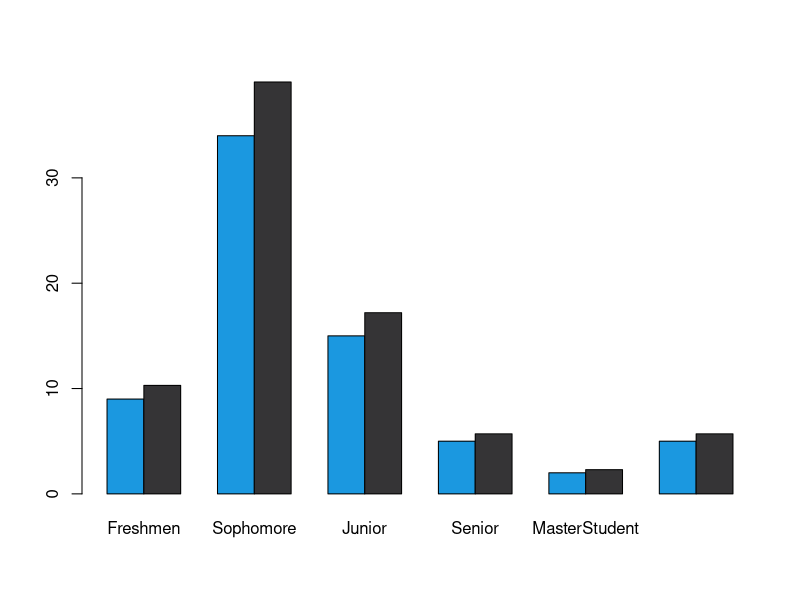
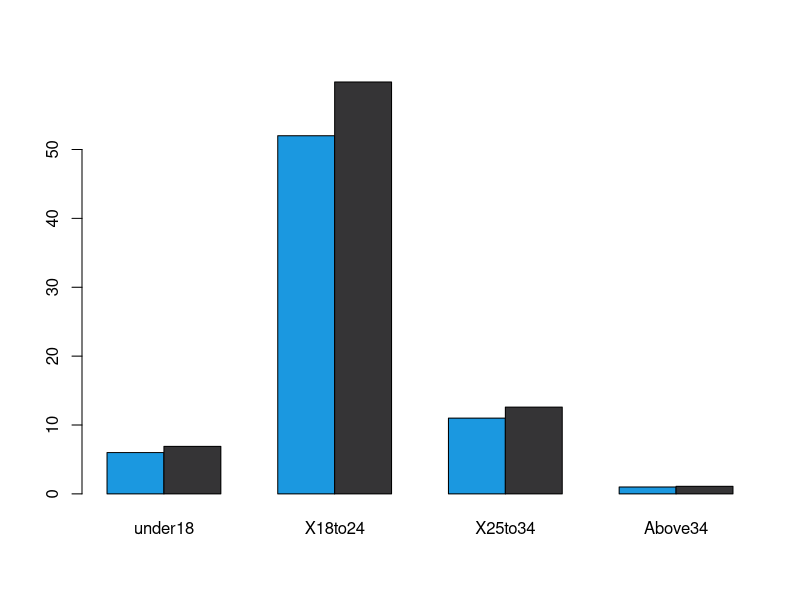
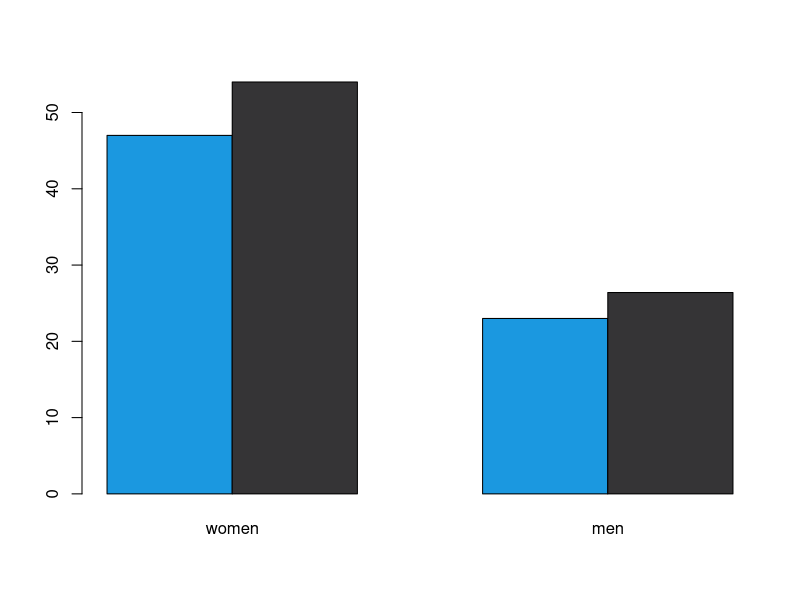
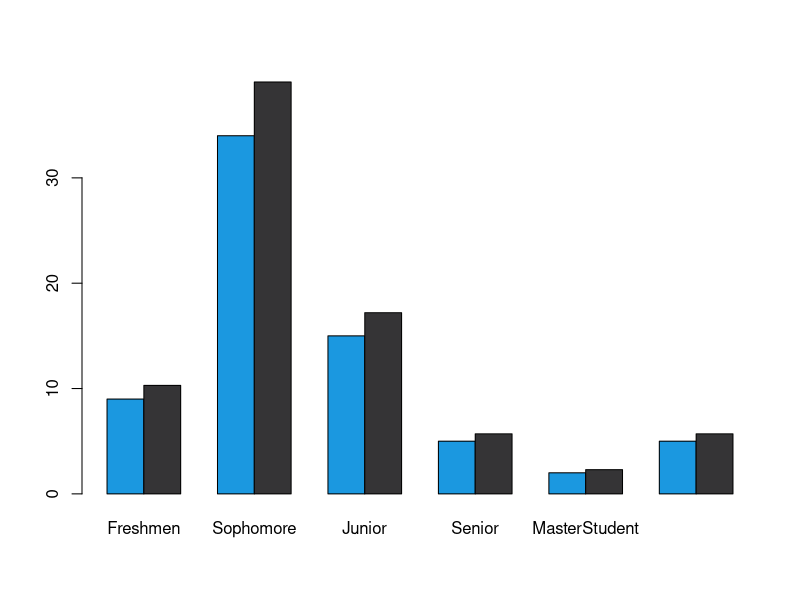
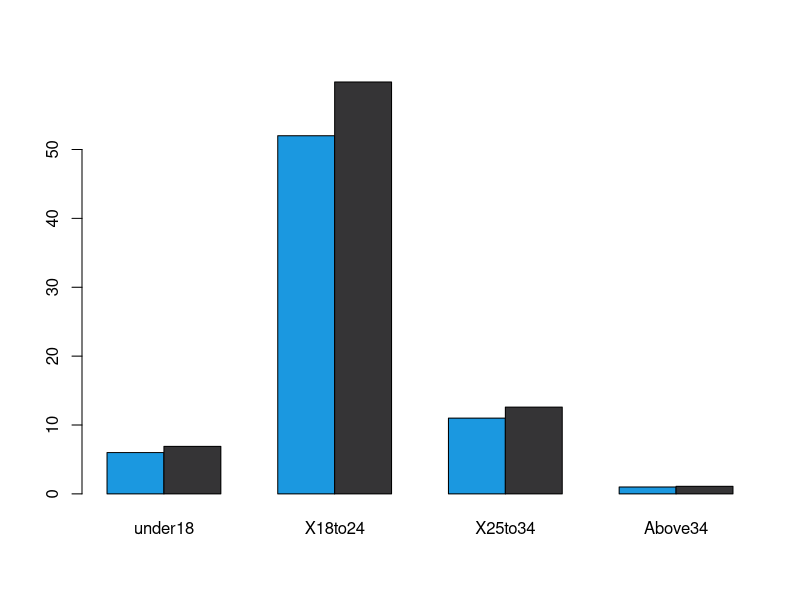
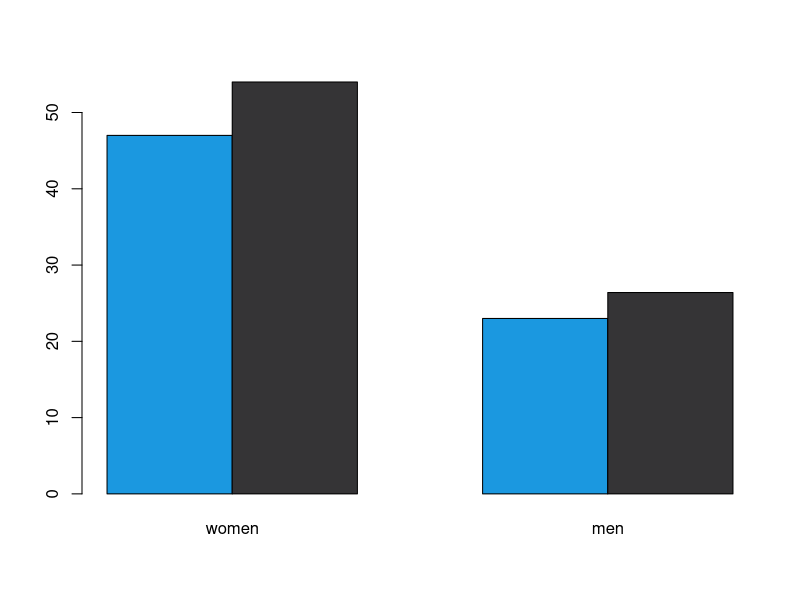

These figures' R source, in order:
library(readr)
library(dplyr)
library(ggplot2)
library(patchwork)
getwd()

data1 <- as.matrix(data.frame(Freshmen = c(9, 10.3),
                              Sophomore = c(34, 39.1),
                              Junior  = c(15, 17.2),
                              Senior = c(5, 5.7),
                              MasterStudent = c(2, 2.3),
                              ExchageTransfer = c(5, 5.7)))
                              
                             
data1                           
p1 <- barplot(data1,
              col = c("#1b98e0", "#353436"),
              beside = TRUE)


data2 <- as.matrix(data.frame("under18" = c(6, 6.9),
                              "18to24" = c(52, 59.8),
                              "25to34" = c(11, 12.6),
                              "Above34" = c(1, 1.1)))
p2 <- barplot(data2,
              col = c("#1b98e0", "#353436"),
              beside = TRUE)


data3 <- as.matrix(data.frame(women = c(47, 54),
                              men = c(23, 26.4)))
p3 <- barplot(data3,
              col = c("#1b98e0", "#353436"),
              beside = TRUE)



png(filename="table1.png",width=940,height=427,unit="px",bg="transparent")
barplot(data1,
        col = c("#1b98e0", "#353436"),
        beside = TRUE)
dev.off()

png(filename="table2.png",width=940,height=427,unit="px",bg="transparent")
barplot(data2,
        col = c("#1b98e0", "#353436"),
        beside = TRUE)
dev.off()

png(filename="table3.png",width=940,height=427,unit="px",bg="transparent")
barplot(data3,
        col = c("#1b98e0", "#353436"),
        beside = TRUE)
dev.off()


